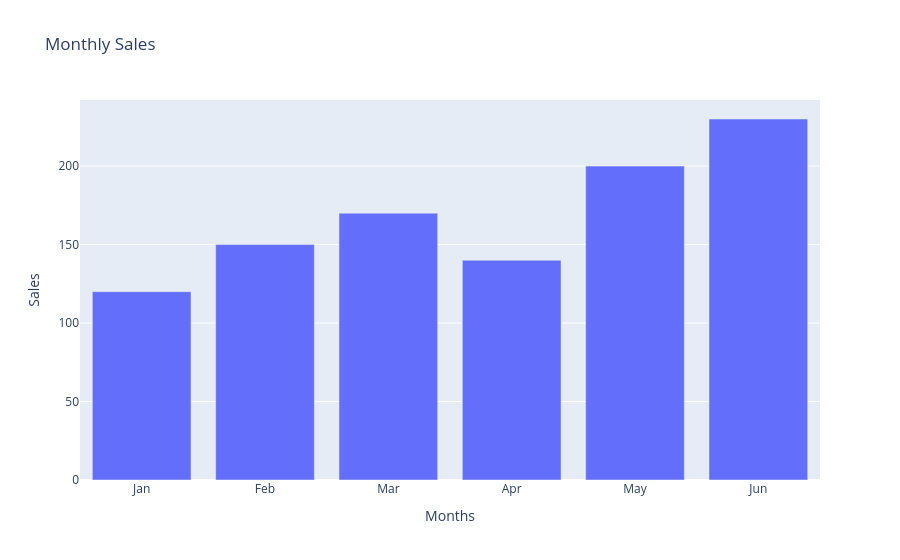

Notebook code cell kept with this figure:
### Code cell
fig= px.bar(x= months,y= sales, title="Monthly Sales", labels={"x": "Months","y": "Sales"})
fig.show()

### Figure 1 — Plotly figure (JSON) as saved in the notebook; plotly's stock layout.template omitted (floating-point values rounded to 4 significant figures)
{"data": [{"hovertemplate": "Months=%{x}<br>Sales=%{y}<extra></extra>", "legendgroup": "", "marker": {"color": "#636efa", "pattern": {"shape": ""}}, "name": "", "orientation": "v", "showlegend": false, "textposition": "auto", "type": "bar", "x": ["Jan", "Feb", "Mar", "Apr", "May", "Jun"], "xaxis": "x", "y": [120, 150, 170, 140, 200, 230], "yaxis": "y"}], "layout": {"barmode": "relative", "legend": {"tracegroupgap": 0}, "title": {"text": "Monthly Sales"}, "xaxis": {"anchor": "y", "domain": [0, 1], "title": {"text": "Months"}}, "yaxis": {"anchor": "x", "domain": [0, 1], "title": {"text": "Sales"}}}}
